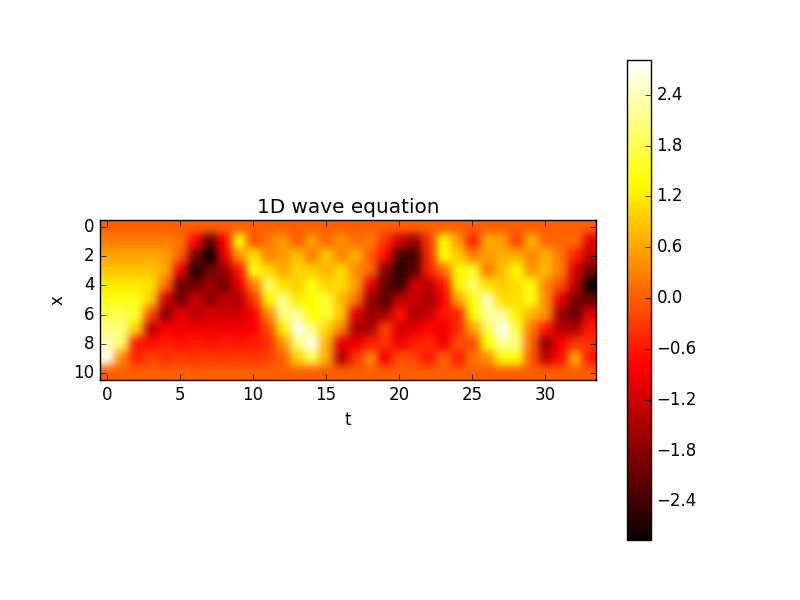

This figure's Python source:
#!/usr/bin/python3
#
# http://hplgit.github.io/num-methods-for-PDEs/doc/pub/wave/html/slides_wave-solarized.html
#
# 1D wave equation. Dirichlet conditions in 1D.

import math
import numpy as np
import matplotlib.pyplot as plt

# Given mesh points as arrays x and t (x[i], t[j])
Nx, Nt, L, T, c = 10, 100, 1.0, 5.0, 1.0
t = np.linspace(0, T, num=Nt+1, dtype=float)   # t in [0,T]
x = np.linspace(0, L, num=Nx+1, dtype=float)   # x in [0,L]
dx = x[1] - x[0]
dt = t[1] - t[0]

r = (c*dt/dx)**2
print ( "r = {}".format(r) )
assert r < 1


u = np.empty( (Nx+1,Nt+1), dtype=float )  # all results

# initial condition, t=0, j=0
# initial shape of the string

u[:,0] = np.where(x < 1, 3*x, 2*(1-x))

assert abs(u[0,0]) < 1e-6 and abs(u[Nx,0]) < 1e-6

# boundary condition, x=0 and x=L
u[0,:] = 0.0
u[Nx,:] = 0.0

#for i in range(1,Nx):   # initial condition j=1

u[1:-1,1] = u[1:-1,0] + (r*0.5)*( u[:-2,0] -2*u[1:-1,0] + u[2:,0] )

# iteration/solution the linear algebraic equations
for j in range(1,Nt):
    u[1:-1,j+1] = -u[1:-1,j-1] +2*u[1:-1,j] + r*(u[:-2,j] -2*u[1:-1,j] + u[2:,j])

# visualization
plt.title("1D wave equation")
plt.xlabel("t")
plt.ylabel("x")


plt.imshow(u[:,::3], cmap='hot', interpolation='hamming')

plt.colorbar()
plt.show()

# EOF
